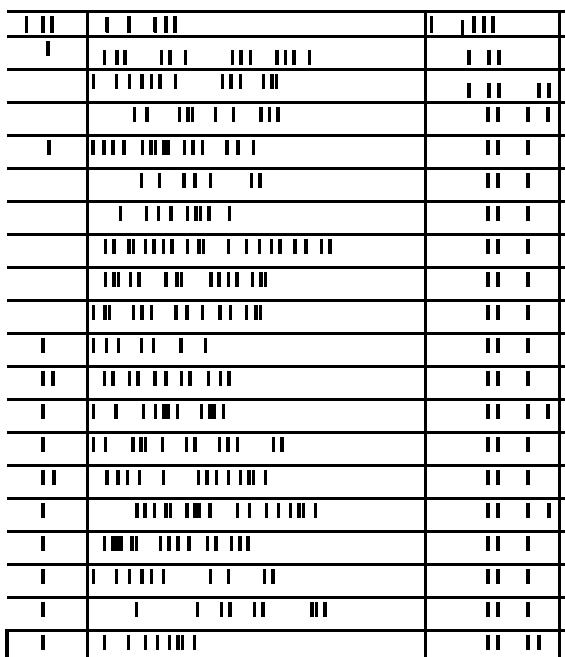
#> input picture excelimg.jpg, 565 x 657 px, found by its file name
$ jupyter execute --allow-errors 'Image to tabular test1.ipynb'
#> lines starting #> are read from the running program, lines starting #| are printed output that depends on the picture; after the words box and inside, x2 and y2 are one past the last pixel; in counts of white or black regions, pixels touching at a corner belong together
[cell 1]
import cv2
import numpy as np
import pandas as pd
import matplotlib.pyplot as plt
import csv
import argparse
import imutils
import pytesseract as tess
tess.pytesseract.tesseract_cmd = r'C:/Program Files/Tesseract-OCR/tesseract.exe'
import os
from pathlib import Path
import subprocess

[cell 2]
try:
    from PIL import Image
except ImportError:
    import Image
import pytesseract

[cell 3]
#read your file
file=r'C:/Users/malik/Documents/Internship Project/excelimg.jpg'
img = cv2.imread(file,0)
#> img is the input picture: shape (657, 565); min 0, max 255, mean 216.4
img.shape
#> Out = (657, 565)

[cell 4]
#thresholding the image to a binary image
thresh,img_bin = cv2.threshold(img,128,255,cv2.THRESH_BINARY |cv2.THRESH_OTSU)
#> img_bin: shape (657, 565); 84.9% white; 314 black regions, largest, box (x1, y1, x2, y2) and area: (5, 10, 565, 657) 38914, (111, 536, 123, 551) 180, (162, 140, 170, 155) 120
#> thresh = 6

[cell 5]
#inverting the image
img_bin = 255-img_bin
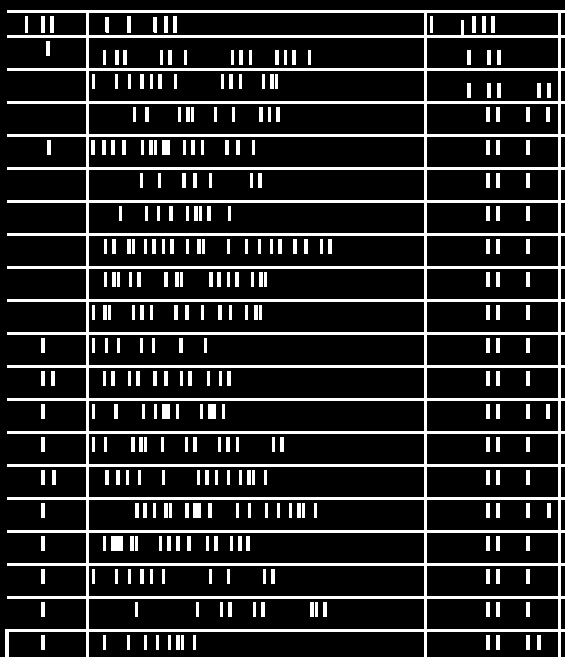
#> img_bin: shape (657, 565); 15.1% white; 314 white regions, largest, box (x1, y1, x2, y2) and area: (5, 10, 565, 657) 38914, (111, 536, 123, 551) 180, (162, 140, 170, 155) 120
cv2.imwrite('C:/Users/malik/Documents/Internship Project/excelimg.jpg',img_bin)
#> Out = True

[cell 6]
#Plotting the image to see the output
plotting = plt.imshow(img_bin,cmap='gray')
plt.show()

[cell 7]
# Length(width) of kernel as 100th of total width
kernel_len = np.array(img).shape[1]//100
#> kernel_len = 5

[cell 8]
# Defining a vertical kernel to detect all vertical lines of image
ver_kernel = cv2.getStructuringElement(cv2.MORPH_RECT, (1, kernel_len))
#> ver_kernel = [1, 1, 1, 1, 1]

[cell 9]
# Defining a horizontal kernel to detect all horizontal lines of image
hor_kernel = cv2.getStructuringElement(cv2.MORPH_RECT, (kernel_len, 1))
#> hor_kernel = [[1, 1, 1, 1, 1]]

[cell 10]
# A kernel of 2x2
kernel = cv2.getStructuringElement(cv2.MORPH_RECT, (2, 2))

[cell 11]
#Use vertical kernel to detect and save the vertical lines in a jpg
image_1 = cv2.erode(img_bin, ver_kernel, iterations=3)
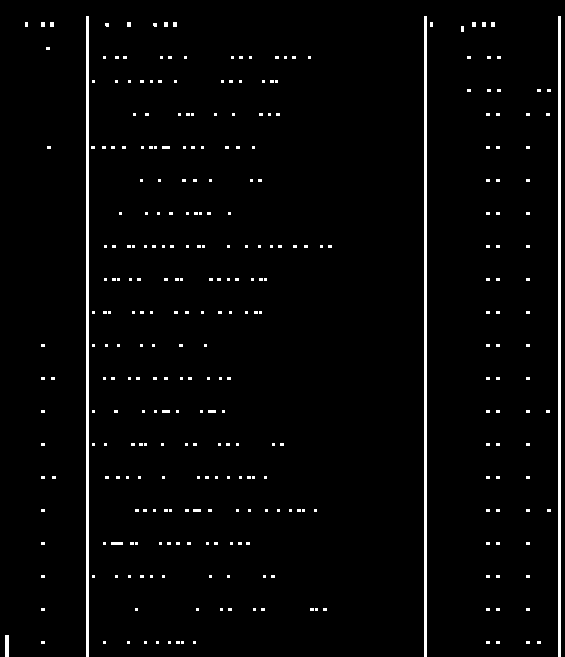
#> image_1: shape (657, 565); 2.5% white; 318 white regions (301 under 20 px), largest, box (x1, y1, x2, y2) and area: (86, 16, 89, 657) 1923, (424, 16, 427, 657) 1923, (558, 16, 561, 657) 1923
vertical_lines = cv2.dilate(image_1, ver_kernel, iterations=3)
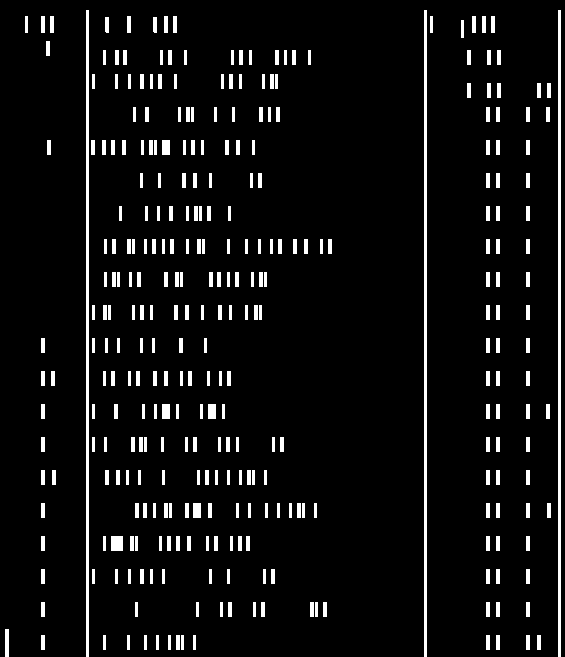
#> vertical_lines: shape (657, 565); 6.3% white; 318 white regions, largest, box (x1, y1, x2, y2) and area: (86, 10, 89, 657) 1941, (424, 10, 427, 657) 1941, (558, 10, 561, 657) 1941
cv2.imwrite("C:/Users/malik/Documents/Internship Project/excelimg.jpg",vertical_lines)
#> Out = True

[cell 12]
#Plot the generated image
plotting = plt.imshow(image_1,cmap='gray')
plt.show()

[cell 13]
#Use horizontal kernel to detect and save the horizontal lines in a jpg
image_2 = cv2.erode(img_bin, hor_kernel, iterations=3)
#> image_2: shape (657, 565); 8.9% white; 20 white regions, largest, box (x1, y1, x2, y2) and area: (11, 629, 565, 632) 1662, (13, 10, 565, 13) 1656, (13, 35, 565, 38) 1656
horizontal_lines = cv2.dilate(image_2, hor_kernel, iterations=3)
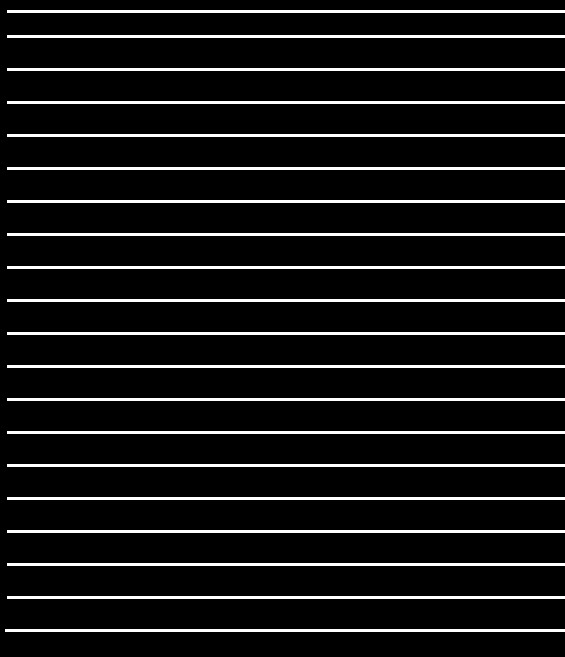
#> horizontal_lines: shape (657, 565); 9% white; 20 white regions, largest, box (x1, y1, x2, y2) and area: (5, 629, 565, 632) 1680, (7, 10, 565, 13) 1674, (7, 35, 565, 38) 1674
cv2.imwrite("C:/Users/malik/Documents/Internship Project/excelimg.jpg",horizontal_lines)
#> Out = True

[cell 14]
#Plot the generated image
plotting = plt.imshow(image_2,cmap='gray')
plt.show()

[cell 15]
# Combine horizontal and vertical lines in a new third image, with both having same weight.
img_vh = cv2.addWeighted(vertical_lines, 0.5, horizontal_lines, 0.5, 0.0)

[cell 16]
#Eroding and thesholding the image
img_vh = cv2.erode(~img_vh, kernel, iterations=2)
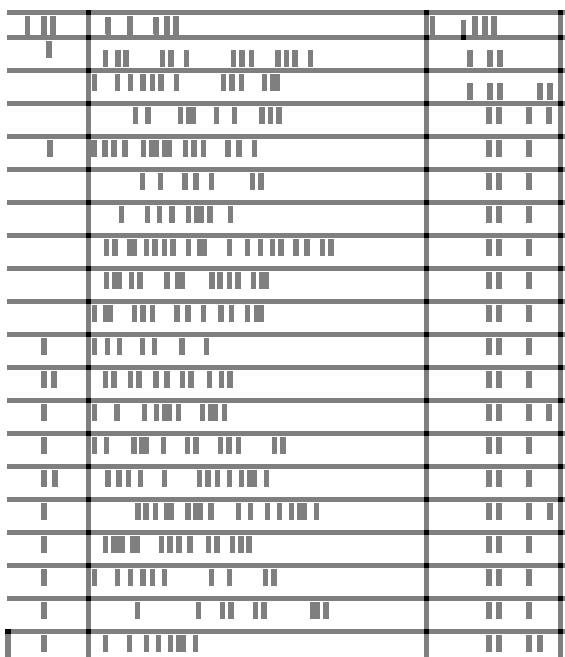
#> img_vh: shape (657, 565); min 0, max 255, mean 222
thresh, img_vh = cv2.threshold(img_vh,128,255, cv2.THRESH_BINARY | cv2.THRESH_OTSU)
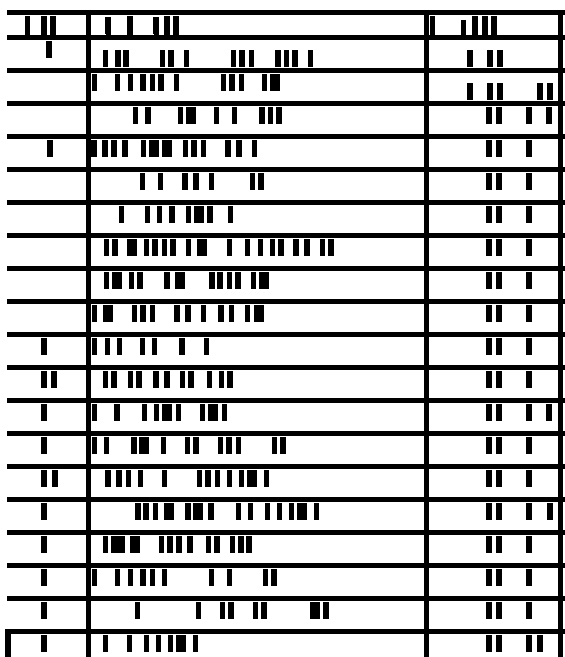
#> img_vh: shape (657, 565); 74.6% white; 283 black regions
#> thresh = 127
cv2.imwrite("C:/Users/malik/Documents/Internship Project/excelimg.jpg", img_vh)
bitxor = cv2.bitwise_xor(img,img_vh)
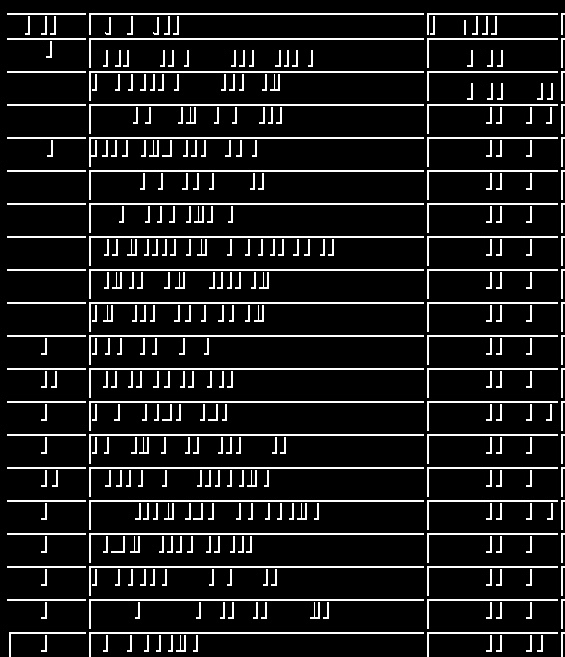
#> bitxor: shape (657, 565); min 0, max 255, mean 26.2
bitnot = cv2.bitwise_not(bitxor)
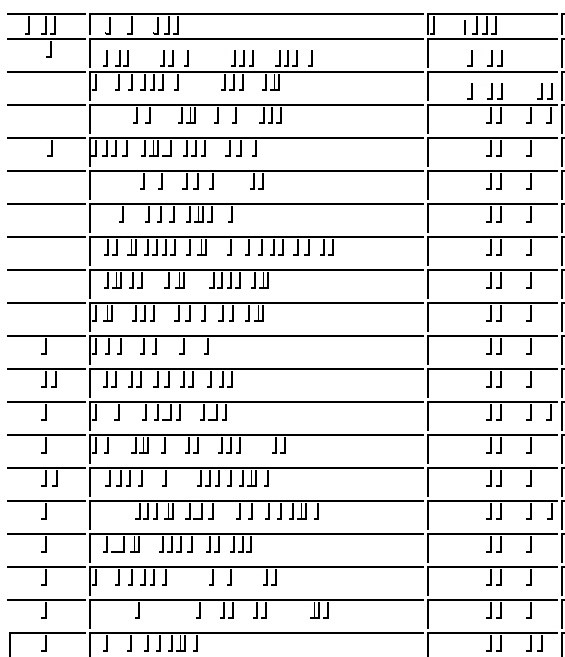
#> bitnot: shape (657, 565); min 0, max 255, mean 228.8

[cell 17]
#Plotting the generated image
plotting = plt.imshow(bitnot,cmap='gray')
plt.show()

[cell 18]
# Detect contours for following box detection
contours, hierarchy = cv2.findContours(img_vh, cv2.RETR_TREE, cv2.CHAIN_APPROX_SIMPLE)
#> contours = 344 contours, 1 with area under 20; largest, box (x1, y1, x2, y2) and area: (0, 0, 565, 657) 48440, (91, 601, 424, 629) 8964, (91, 568, 424, 596) 8964, (91, 535, 424, 563) 8964, (91, 502, 424, 530) 8964

[cell 19]
def sort_contours(cnts, method="left-to-right"):
    # initialize the reverse flag and sort index
#> called with method = 'top-to-bottom'
    reverse = False
    i = 0
    # handle if we need to sort in reverse
    if method == "right-to-left" or method == "bottom-to-top":
       reverse = True

    # handle if we are sorting against the y-coordinate rather than
    # the x-coordinate of the bounding box
    if method == "top-to-bottom" or method == "bottom-to-top":
       i = 1
    # construct the list of bounding boxes and sort them from top to
    # bottom
    boundingBoxes = [cv2.boundingRect(c) for c in cnts]
#> boundingBoxes = 344 items, first 6: (563, 634, 2, 23), (429, 634, 129, 23), (536, 634, 8, 19), (525, 634, 8, 19), (495, 634, 8, 19), (485, 634, 8, 19)
    (cnts, boundingBoxes) = zip(*sorted(zip(cnts, boundingBoxes),
                                        key=lambda b:b[1][i], reverse=reverse))
#> cnts = 344 contours, 1 with area under 20; largest, box (x1, y1, x2, y2) and area: (0, 0, 565, 657) 48440, (91, 40, 424, 68) 8964, (91, 73, 424, 101) 8964, (91, 106, 424, 134) 8964, (91, 172, 424, 200) 8964; boundingBoxes = 344 items, first 6: (0, 0, 565, 657), (563, 15, 2, 20), (429, 15, 129, 20), (91, 15, 333, 20), (563, 40, 2, 28), (429, 40, 129, 28)
    # return the list of sorted contours and bounding boxes
    return (cnts, boundingBoxes)

# Sort all the contours by top to bottom.
contours, boundingBoxes = sort_contours(contours, method="top-to-bottom")
#> contours has the same summary as cnts in sort_contours

[cell 20]
#Creating a list of heights for all detected boxes
heights = [boundingBoxes[i][3] for i in range(len(boundingBoxes))]
#> heights = 344 values, max 657 at index 0, min 19 at index 7, mean 22.32
#Get mean of heights
mean = np.mean(heights)
#> mean = 22.32

[cell 21]
#Create list box to store all boxes in
box = []
# Get position (x,y), width and height for every contour and show the contour on image
for c in contours:
    x, y, w, h = cv2.boundingRect(c)
    if (w<1000 and h<500):
        image = cv2.rectangle(img,(x,y),(x+w,y+h),(0,255,0),2)
        box.append([x,y,w,h])
#> this loop made 344 passes
#> pass 3, `image = cv2.rectangle(img,(x,y),(x+w,y+h),(0,255,0),2)`:
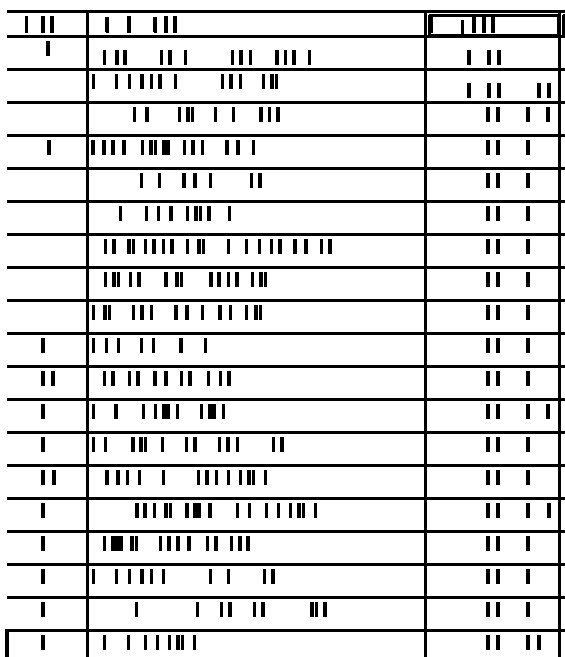
#> image: shape (657, 565); min 0, max 255, mean 216
#> after the loop:
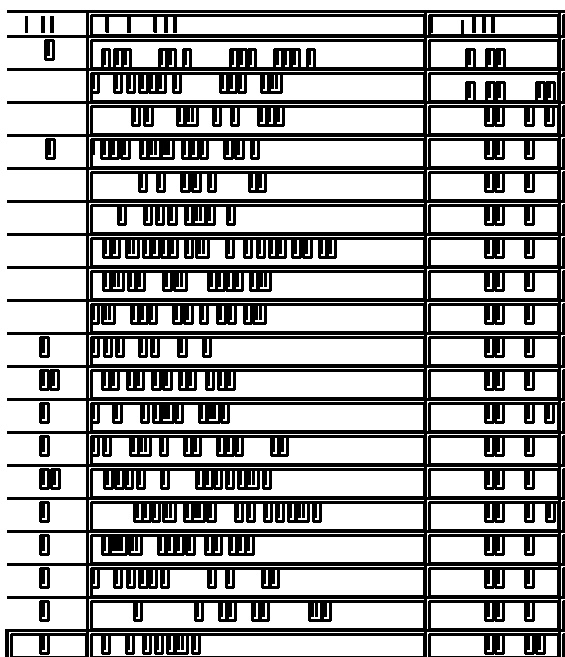
#> img: shape (657, 565); min 0, max 255, mean 167.6
#> after the loop, box = 343 items, first 6: [563, 15, 2, 20], [429, 15, 129, 20], [91, 15, 333, 20], [563, 40, 2, 28], [429, 40, 129, 28], [91, 40, 333, 28]
plotting = plt.imshow(image,cmap='gray')
plt.show()

[cell 22]
#Creating two lists to define row and column in which cell is located
row=[]
column=[]
j=0
#Sorting the boxes to their respective row and column
for i in range(len(box)):
    if(i==0):
        column.append(box[i])
        previous=box[i]
    else:
        if(box[i][1]<=previous[1]+mean/2):
            column.append(box[i])
            previous=box[i]
            if(i==len(box)-1):
                row.append(column)
        else:
            row.append(column)
            column=[]
            previous = box[i]
            column.append(box[i])
#> this loop made 343 passes
#> previous on passes 1 to 12: [563, 15, 2, 20], [429, 15, 129, 20], [91, 15, 333, 20], [563, 40, 2, 28], [429, 40, 129, 28], [91, 40, 333, 28], [45, 40, 8, 19], [496, 49, 8, 19], [486, 49, 8, 19], [466, 49, 8, 19], [307, 49, 7, 19], [291, 49, 8, 19]
#> after the loop, row = 20 items
print(column)
#> (printed output is left out)
print(row)
#> (printed output is left out)

[cell 23]
#calculating maximum number of cells
countcol = 0
for i in range(len(row)):
    countcol = len(row[i])
    if countcol > countcol:
        countcol = countcol
#> this loop made 20 passes
#> countcol on passes 1 to 12: 3, 20, 20, 16, 19, 13, 14, 24, 18, 18, 14, 19

[cell 24]
#Retrieving the center of each column
center = [int(row[i][j][0]+row[i][j][2]/2) for j in range(len(row[i])) if row[0]]
#> center = [564, 493, 540, 529, 499, 489, 257, 195, 181, 170, 158, 146, 129, 105, 48, 44]
center=np.array(center)
center.sort()

[cell 25]
#Regarding the distance to the columns center, the boxes are arranged in respective order
finalboxes = []
for i in range(len(row)):
    lis=[]
    for k in range(countcol):
        lis.append([])
    for j in range(len(row[i])):
        diff = abs(center-(row[i][j][0]+row[i][j][2]/4))
        minimum = min(diff)
        indexing = list(diff).index(minimum)
        lis[indexing].append(row[i][j])
    finalboxes.append(lis)
#> this loop made 20 passes
#> after the loop, finalboxes = 20 items
